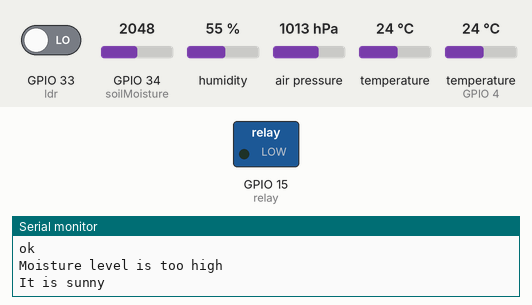
Bench run of a sketch on a simulated ESP32. Shown: switched loads named in the sketch (green lamp = pin HIGH), the last lines printed to the serial monitor. Inputs (shaded band) come from the test bench; at power-on: GPIO 34 (soilMoisture) = 2048, GPIO 33 (ldr) LOW, humidity 55 %, air pressure 1013 hPa, temperature 24 °C, temperature (sensor on GPIO 4) 24 °C. WiFi joins after 1.5 s; servers stay silent unless stated.

Above: at 2.7 s.
2.8 s: GPIO 34 (soilMoisture) set to 1062
6.4 s: GPIO 34 (soilMoisture) set to 993
At 8.2 s:
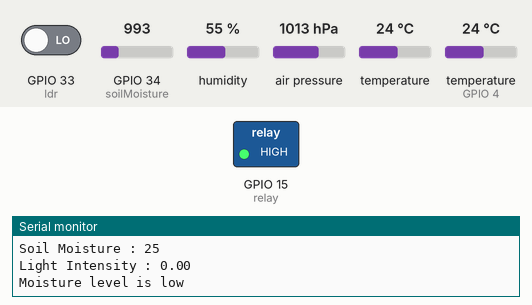
15.8 s: GPIO 34 (soilMoisture) set to 1402
19.4 s: GPIO 34 (soilMoisture) set to 1507
At 20.6 s:
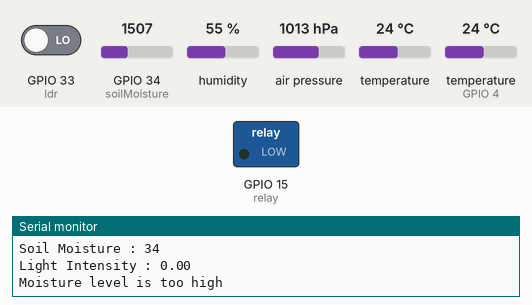
23.0 s: GPIO 34 (soilMoisture) set to 973
At 25.5 s:
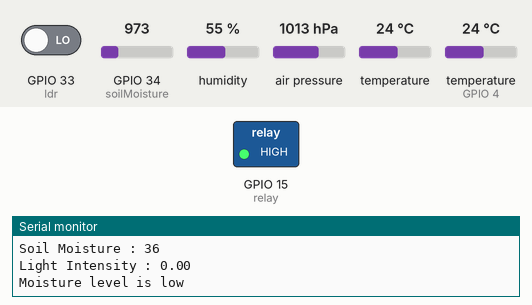
Timing chart, 0 to 27.0 s (numbered marks = the images above; inputs shaded):
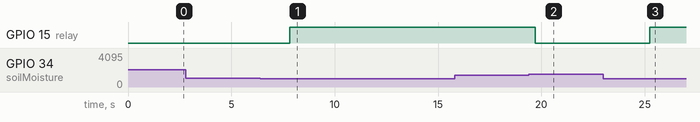

The sketch:

ENHANCING_AGRICULTURE_USING_AI_Code.ino
```cpp
// Bhavan and Akhileash project
#include <WiFi.h>
#include <Wire.h>
#include <Firebase_ESP_Client.h>
#include <Adafruit_Sensor.h>
#include <Adafruit_BMP280.h>  // Changed from Adafruit_BME280.h to Adafruit_BMP280.h
#include <DHT.h>

#define SEALEVEL_HPA (1013.25)
#define DHT_SENSOR_PIN 4
#define DHT_SENSOR_TYPE DHT11

#define soilMoisture  34
#define threshold  25
#define relay 15
#define ldr 33

DHT dht_sensor(DHT_SENSOR_PIN, DHT_SENSOR_TYPE);
Adafruit_BMP280 bmp;  // Changed from Adafruit_BME280 bme to Adafruit_BMP280 bmp

unsigned long delaytime;

// Provide the token generation process info.
#include "addons/TokenHelper.h"
// Provide the RTDB payload printing info and other helper functions.
#include "addons/RTDBHelper.h"

#define WIFI_SSID "Akhileash's Galaxy S20 FE 5G" // WiFi name
#define WIFI_PASSWORD "iszs8637" // WiFi password

#define API_KEY "AIzaSyDxu3omBJ2A5X8D2UWXwNxwzJeema28VrE" // Web API key of Firebase

#define DATABASE_URL "https://crop-4351e-default-rtdb.asia-southeast1.firebasedatabase.app/" // URL of the RTDB Firebase


FirebaseData fbdo;

FirebaseAuth auth;
FirebaseConfig config;

unsigned long sendDataPrevMillis = 0; // Used for delay
unsigned int count = 0;
bool signupOK = false; // Identification of signing up

void setup() {
  Serial.begin(115200);
  pinMode(soilMoisture, INPUT);
  pinMode(relay, OUTPUT);
  pinMode(ldr,INPUT);

  //digitalWrite(relay, HIGH);

  WiFi.begin(WIFI_SSID, WIFI_PASSWORD);
  Serial.print("Connecting to Wi-Fi");
  while (WiFi.status() != WL_CONNECTED) {
    Serial.print(".");
    delay(300);
  }
  Serial.println();
  Serial.print("Connected with IP: ");
  Serial.println(WiFi.localIP()); // Local IP address of ESP
  Serial.println();

  bool status;
  status = bmp.begin(0x76); // Initialize BMP280 sensor
  if (!status) {
    Serial.println("Could not find BMP value");
    while (1);
  }
  Serial.println("--Default test--");
  delaytime = 1000;

  Serial.println();

  /* Assign the API key (required) */
  config.api_key = API_KEY;

  /* Assign the RTDB URL (required) */
  config.database_url = DATABASE_URL;

  /* Sign up */
  if (Firebase.signUp(&config, &auth, "", "")) { // Two empty brackets denotes anonymous users
    Serial.println("ok");
    signupOK = true;
  } else {
    Serial.printf("%s\n", config.signer.signupError.message.c_str()); // Tell what error happened in serial monitor
  }

  config.token_status_callback = tokenStatusCallback;

  Firebase.begin(&config, &auth);
  Firebase.reconnectWiFi(true);
}

void loop() {
  float temperature = bmp.readTemperature();
  float pressure = bmp.readPressure();
  float humidity = dht_sensor.readHumidity();
  float soil = analogRead(soilMoisture);
  float light = digitalRead(ldr);

  int moisture_level = map(soil, 0, 4095, 0, 100);

   // Soil moisture from soil moisture sensor
    if (moisture_level < threshold) {
      Serial.println("Moisture level is low");
      digitalWrite(relay, HIGH);
      delay(1000);
    }
    else if (moisture_level > (threshold+10)) {
      digitalWrite(relay,LOW);
      Serial.println("Moisture level is too high");
      delay(1000);
    }


    if (light == 1) {
      Serial.println("It is cloudy");
      delay(1000);
    }
    else {
      Serial.println("It is sunny");
      delay(1000);
    }


  if (Firebase.ready() && signupOK && (millis() - sendDataPrevMillis > 1000 || sendDataPrevMillis == 0)) {
    // Since we want the data to be updated every second
    sendDataPrevMillis = millis();
    // Temperature from BMP280
    if (Firebase.RTDB.setFloat(&fbdo, "CIT/Temperature", temperature)) { // Sending float value
      Serial.print("Temperature : ");
      Serial.println(String(temperature) + " °C");
    } else {
      Serial.println("Failed to Read from the Sensor");
      Serial.println("REASON: " + fbdo.errorReason());
    }
    // Pressure from BMP280
    if (Firebase.RTDB.setFloat(&fbdo, "CIT/Pressure", pressure)) { // Sending float value
      Serial.print("Pressure : ");
      Serial.println(String(pressure/1000) + " kPa");
    } else {
      Serial.println("Failed to Read from the Sensor");
      Serial.println("REASON: " + fbdo.errorReason());
    }
    // Humidity from DHT11
    if (Firebase.RTDB.setInt(&fbdo, "CIT/Humidity", humidity)) { // Sending float value
      Serial.print("Humidity : ");
      Serial.println(String(int(humidity)) + "%");
    } else {
      Serial.println("Failed to Read from the Sensor");
      Serial.println("REASON: " + fbdo.errorReason());
    }
    //Soil moisture
    if (Firebase.RTDB.setInt(&fbdo, "CIT/SoilMoistureLevel", moisture_level)) {
      Serial.print("Soil Moisture : ");
      Serial.println(moisture_level);
    } else {
      Serial.println("Failed to read from Sensor");
      Serial.println("REASON: " + fbdo.errorReason());
    }
    //LDR
    if (Firebase.RTDB.setInt(&fbdo, "CIT/LightIntensity", light)) {
      Serial.print("Light Intensity : ");
      Serial.println(light);
    } else {
      Serial.println("Failed to read from Sensor");
      Serial.println("REASON: " + fbdo.errorReason());
    }
  }
}
```

Measured:
- the behaviour switches between 1024 and 1023 on GPIO 34 (soilMoisture) (found by bisection; images 0 and 1)
- the behaviour switches between 1474 and 1475 on GPIO 34 (soilMoisture) (found by bisection; images 1 and 2)
- after the input at 6.4 s, GPIO 15 (relay): LOW → HIGH after 1.4 s
- after the input at 19.4 s, GPIO 15 (relay): HIGH → LOW after 0.29 s
- after the input at 23.0 s, GPIO 15 (relay): LOW → HIGH after 2.2 s
